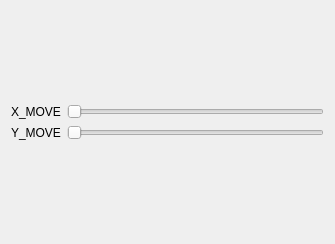
<?xml version="1.0" encoding="UTF-8"?>
<ui version="4.0">
 <class>move_handler_widget</class>
 <widget class="QWidget" name="move_handler_widget">
  <property name="geometry">
   <rect>
    <x>0</x>
    <y>0</y>
    <width>335</width>
    <height>244</height>
   </rect>
  </property>
  <property name="windowTitle">
   <string>Form</string>
  </property>
  <layout class="QVBoxLayout" name="verticalLayout_2">
   <item>
    <layout class="QVBoxLayout" name="verticalLayout">
     <item>
      <layout class="QHBoxLayout" name="horizontalLayout">
       <item>
        <widget class="QLabel" name="label">
         <property name="text">
          <string>X_MOVE</string>
         </property>
        </widget>
       </item>
       <item>
        <widget class="QSlider" name="horizontalSlider">
         <property name="orientation">
          <enum>Qt::Horizontal</enum>
         </property>
        </widget>
       </item>
      </layout>
     </item>
     <item>
      <layout class="QHBoxLayout" name="horizontalLayout_2">
       <item>
        <widget class="QLabel" name="label_2">
         <property name="text">
          <string>Y_MOVE</string>
         </property>
        </widget>
       </item>
       <item>
        <widget class="QSlider" name="horizontalSlider_2">
         <property name="orientation">
          <enum>Qt::Horizontal</enum>
         </property>
        </widget>
       </item>
      </layout>
     </item>
    </layout>
   </item>
  </layout>
 </widget>
 <resources/>
 <connections/>
</ui>
